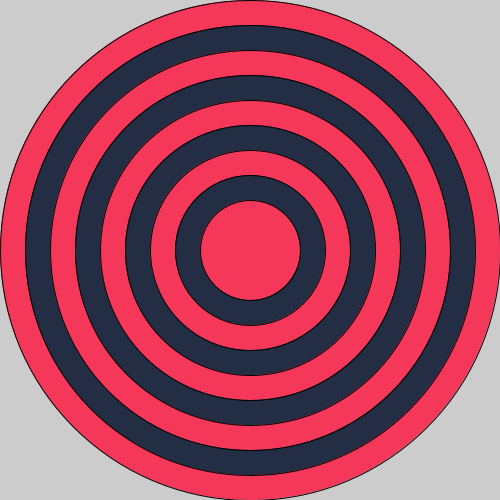
Frame 1 (no input)
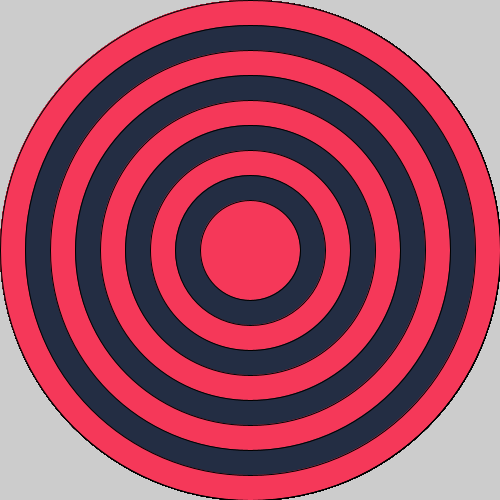
Frame 60 (the mouse pressed at the canvas centre just before this capture)
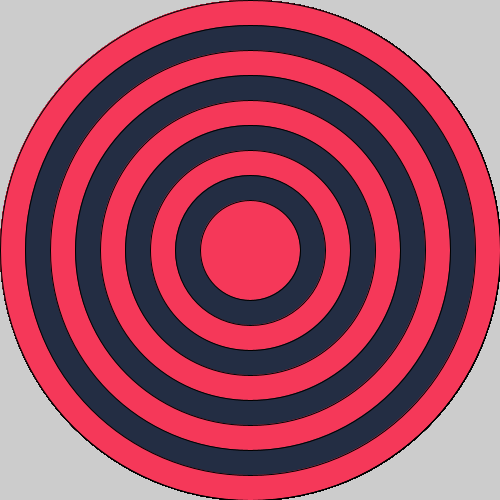
Frame 120 (the mouse held since frame 60 and released just before this capture)

The Processing sketch that drew these frames (run headless with seeded random() and noise(); from frame 60 on, the mouse is pressed at the canvas centre):

// Processing sketch: bullseye
// ── bullseye.pde

void setup() {
 
  // set the size of your sketch
  size (500, 500);
}

void draw() {
  
  //Starting with the largest ellipse, use a for loop to draw a bullseye with ellipses.
       for (int i = 500; i >= 100; i -= 50){
        if (i % 100 == 0){
           fill (245, 56, 89);
        }
           else {
              fill (35, 45, 67);

           }
                    ellipse (250, 250, i, i);
       }
       
  //Use an if statement and modulo to alternate the color of your rings.
  
  
}
